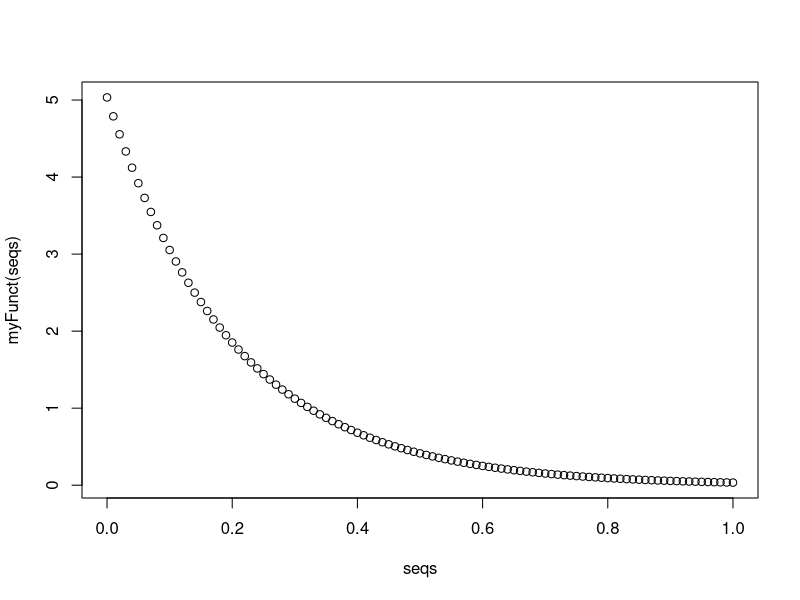
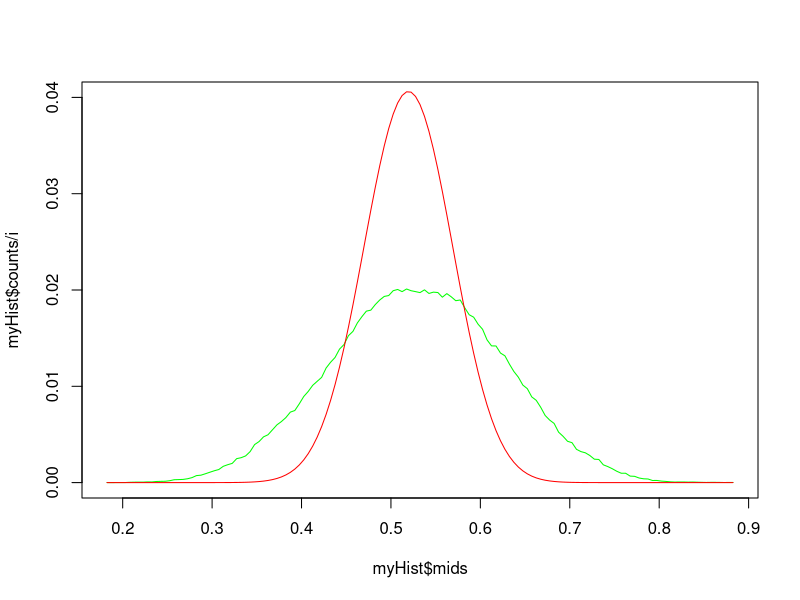
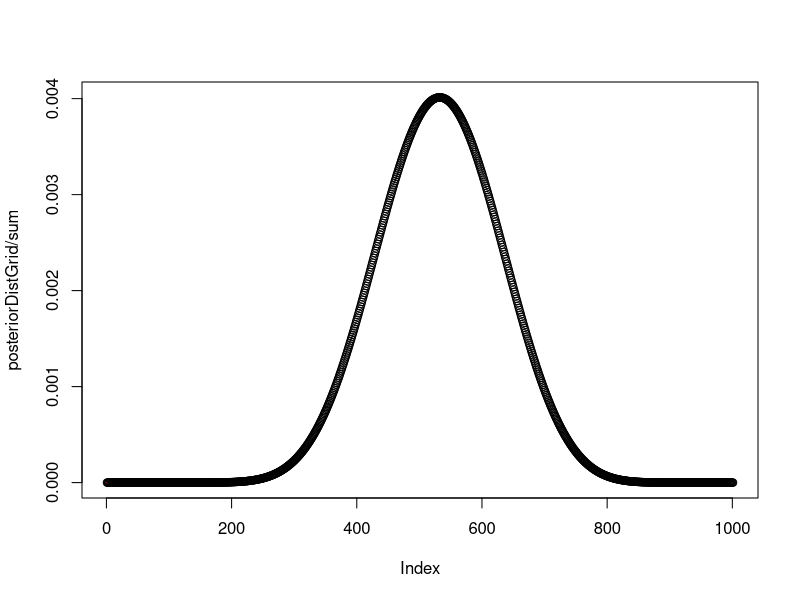

Write the R code that produced these figures, in order. (Note: this script raises an error after producing the figures.)
## ---- chunk 1
seqs = seq(0, 1 ,0.01)
myFunct = function(x) (dexp(x, rate=5)/0.9932621)
plot(seqs, myFunct(seqs))

## ---- chunk 2
# number of times to run
numIterations <- 500000

# metro algo vars
piOld <- 0.5
posteriorDist <- vector()
xVals <- seq(0,1,1/numIterations);
for( i in 1:numIterations )
{

  # metro post
	pOld <- dbinom( 14, 24, piOld) * (dexp(piOld, rate=5)/0.9932621)
  
	piNew <- piOld + rnorm(1, 0, sd =0.01);
	
	if( piNew > 1) 
		piNew = 1;
	
	if( piNew < 0 ) 
		piNew = 0;
		
	pNew <- dbinom( 14, 24, piNew) * (dexp(piNew, rate=5)/0.9932621)
	
	ratio <- pNew / pOld
	
	if( ratio > 1 || ratio >= runif(1) ) 
		piOld = piNew;
		
	posteriorDist[i] = piOld;	
}

# plot metro 
myHist <- hist(posteriorDist, breaks=200, plot=FALSE)
plot( myHist$mids, myHist$counts/i, ylim=c(0,0.04), col='green', type='l') 


# grid method vars
numBreaks=1000;
posteriorDistGrid <- vector(length=numBreaks)
xVals <- seq(0,1,1/numBreaks);
i <- 1;
sum <- 0;

# grid algo 
for( x in xVals )
{
	posteriorDistGrid[i] <- (dexp(x, rate=5)/0.9932621) * dbinom( 14, 24, x)
	sum = sum + posteriorDistGrid[i];
	i <- i + 1;	
}

# plot beta 
dbetasum = sum(dbeta(myHist$mids, 40+10, 40+14))
lines( myHist$mids, dbeta(myHist$mids, 40+14, 40+10)/dbetasum, col="red")

# plot grid
plot(posteriorDistGrid/sum)
gridHist = hist(posteriorDistGrid, breaks=200, plot=FALSE)
lines( gridHist$mids, dbeta(gridHist$mids, 40+14, 40+10)/dbetasum, col="red")

## ---- chunk 3
# number of times to run
numIterations <- 500000

# metro algo vars
piOld <- 0.5
posteriorDist <- vector()
xVals <- seq(0,1,1/numIterations);
for( i in 1:numIterations )
{

  # metro post
	pOld <- dbinom( 583, 417, piOld) * (dexp(piOld, rate=5)/0.9932621)
  
	piNew <- piOld + rnorm(1, 0, sd =0.01);
	
	if( piNew > 1) 
		piNew = 1;
	
	if( piNew < 0 ) 
		piNew = 0;
		
	pNew <- dbinom( 583, 417, piNew) * (dexp(piNew, rate=5)/0.9932621)
	
	ratio <- pNew / pOld
	
	if( ratio > 1 || ratio >= runif(1) ) 
		piOld = piNew;
		
	posteriorDist[i] = piOld;	
}

# plot metro 
myHist <- hist(posteriorDist, breaks=200, plot=FALSE)
plot( myHist$mids, myHist$counts/i, ylim=c(0,0.04), col='green', type='l') 


# grid method vars
numBreaks=1000;
posteriorDistGrid <- vector(length=numBreaks)
xVals <- seq(0,1,1/numBreaks);
i <- 1;
sum <- 0;

# grid algo 
for( x in xVals )
{
	posteriorDistGrid[i] <- (dexp(x, rate=5)/0.9932621) * dbinom( 583, 417, x)
	sum = sum + posteriorDistGrid[i];
	i <- i + 1;	
}

# plot beta 
dbetasum = sum(dbeta(myHist$mids, 40+10, 40+583))
lines( myHist$mids, dbeta(myHist$mids, 40+583, 40+10)/dbetasum, col="red")

# plot grid
plot(posteriorDistGrid/sum)
gridHist = hist(posteriorDistGrid, breaks=200, plot=FALSE)
lines( gridHist$mids, gridHist$counts)
